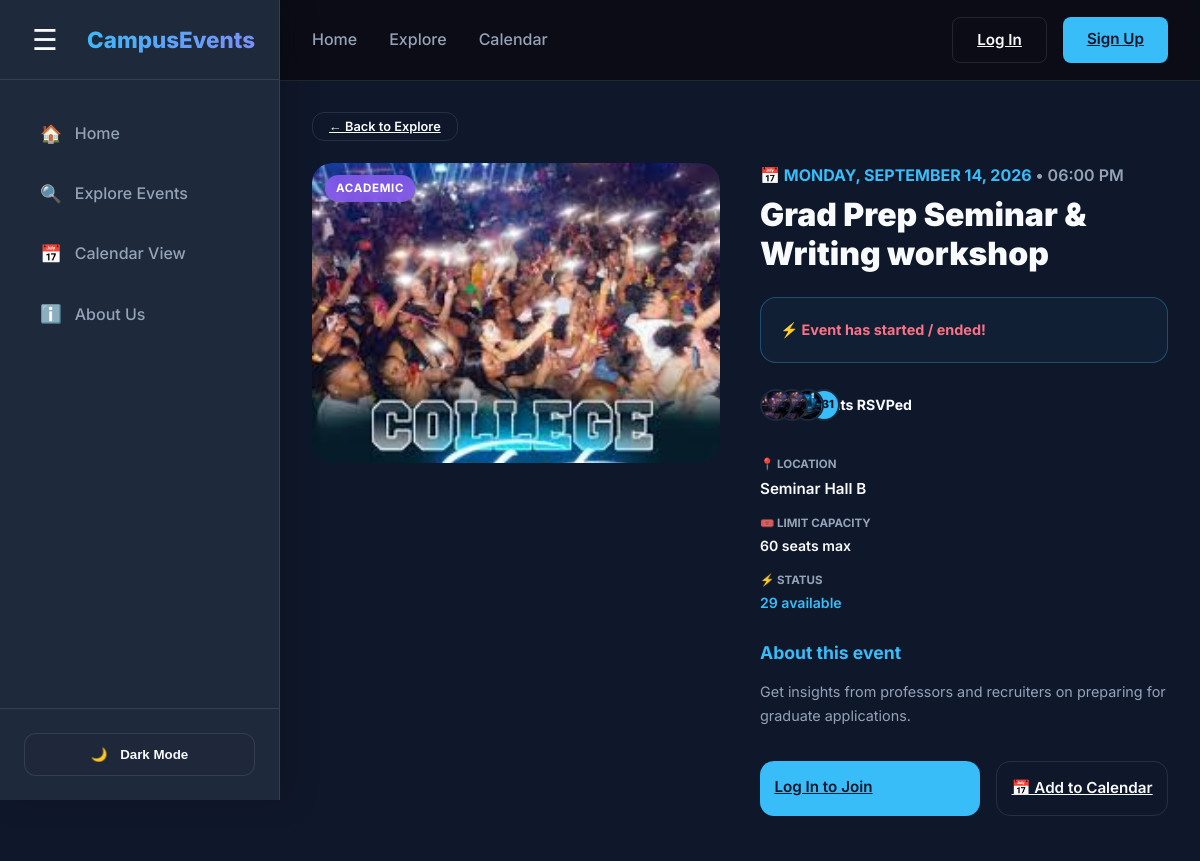
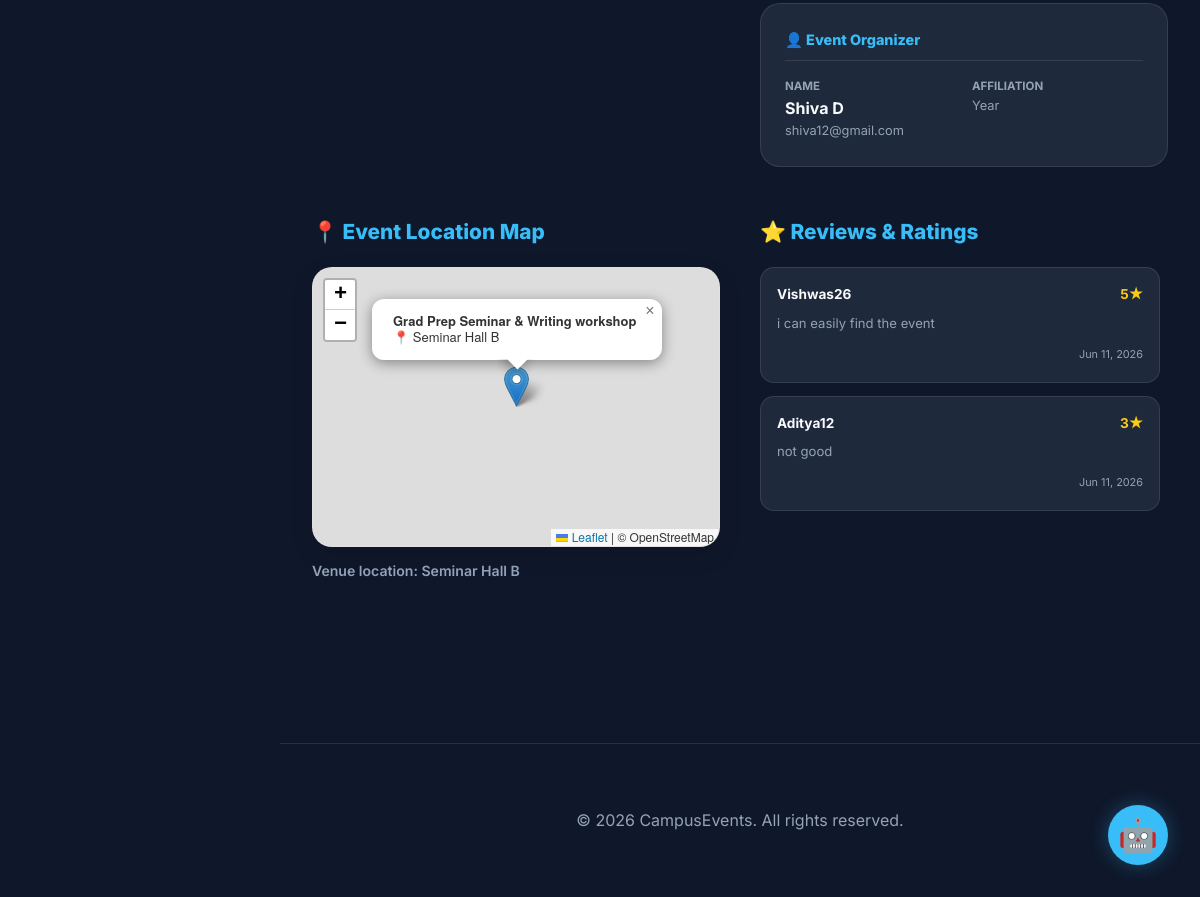
Screenshot of /event/7/ with the database file from the repository (2 pictures, top to bottom).
### events/models.py (models this page shows, shortened)
class Event(models.Model):
    CATEGORY_CHOICES = [
        ('Sports', 'Sports'),
        ('Academic', 'Academic'),
        ('Arts', 'Arts'),
        ('Technology', 'Technology'),
        ('Workshop', 'Workshop'),
        ('Party', 'Party'),
        ('Cultural Fest', 'Cultural Fest'),
    ]
    STATUS_CHOICES = [
        ('pending', 'Pending Approval'),
        ('approved', 'Approved'),
        ('rejected', 'Rejected'),
    ]
    title = models.CharField(max_length=200)
    description = models.TextField()
    date = models.DateTimeField()
    location = models.CharField(max_length=200)
    category = models.CharField(max_length=50, choices=CATEGORY_CHOICES)
    image = models.ImageField(upload_to='event_images/', null=True, blank=True)
    rsvp_count = models.IntegerField(default=0)
    capacity = models.IntegerField(default=50)
    registration_deadline = models.DateTimeField(null=True, blank=True)
    created_at = models.DateTimeField(auto_now_add=True)
    organizer = models.ForeignKey('auth.User', on_delete=models.CASCADE, related_name='organized_events', null=True, blank=True)
    notified = models.BooleanField(default=False)
    status = models.CharField(max_length=20, choices=STATUS_CHOICES, default='approved')
    @property
    def seats_available(self):
        return max(0, self.capacity - self.rsvp_count)
    @property
    def is_full(self):
        return self.rsvp_count >= self.capacity
    @property
    def is_registration_closed(self):
        from django.utils import timezone
        from django.utils.timezone import make_aware, is_naive
        if self.registration_deadline:
            deadline = self.registration_deadline
            if is_naive(deadline):
                deadline = make_aware(deadline)
            return timezone.now() > deadline
        return False

class Review(models.Model):
    user = models.ForeignKey('auth.User', on_delete=models.CASCADE)
    event = models.ForeignKey(Event, on_delete=models.CASCADE, related_name='reviews')
    rating = models.IntegerField(default=5)
    comment = models.TextField()
    created_at = models.DateTimeField(auto_now_add=True)

### events/views.py (the view)
# urls.py: path('event/<int:pk>/', views.event_detail, name='event_detail'),
def event_detail(request, pk):
    event = get_object_or_404(Event, pk=pk)
    user_rsvp = False
    is_favorite = False
    if request.user.is_authenticated:
        user_rsvp = RSVP.objects.filter(user=request.user, event=event).exists()
        is_favorite = Favorite.objects.filter(user=request.user, event=event).exists()
    return render(request, 'event_detail.html', {
        'event': event,
        'user_rsvp': user_rsvp,
        'is_favorite': is_favorite
    })

### templates/event_detail.html (shortened to what this page needs)
{% extends 'base.html' %}
{% load static %}
{% block content %}
<div class="event-detail-wrapper animated-fade">
    <div style="margin-bottom: 1.5rem;">
        <a href="{% url 'explore' %}" class="btn btn-outline" style="border-radius: 12px; font-size: 0.8rem; padding: 0.4rem 1rem;">
            ← Back to Explore
        </a>
    </div>
    <div class="event-header-grid">
        <div class="event-detail-image">
            {% if event.image %}
                <img src="{{ event.image.url }}" alt="{{ event.title }}">
            {% else %}
                <img src="{% static 'images/' %}{{ event.category|lower }}.png" alt="{{ event.title }}">
            {% endif %}
            <div class="event-category-badge">{{ event.category }}</div>
        </div>
        <div class="event-detail-content">
            <div class="event-meta-top">
                <span class="detail-date" style="color: var(--primary-color); font-weight: 700; text-transform: uppercase;">
                    📅 {{ event.date|date:"l, F d, Y" }}
                </span>
                <span class="detail-time" style="color: var(--text-secondary); font-weight: 600;">
                    • {{ event.date|date:"h:i A" }}
                </span>
            </div>
            <h1 class="detail-title" style="font-weight: 900; margin: 0.5rem 0 1.5rem; line-height: 1.2;">{{ event.title }}</h1>
            <div class="countdown-timer-container" id="countdownContainer" data-date="{{ event.date|date:'Y-m-d\TH:i:s' }}" style="margin: 1.5rem 0; background: rgba(56, 189, 248, 0.05); border: 1px solid var(--primary-glow); border-radius: 16px; padding: 1.2rem; display: none;">
            </div>
            <div class="attendee-avatar-list-wrapper" style="display: flex; align-items: center; gap: 0.8rem; margin-bottom: 2rem;">
                <div class="avatar-stack">
                    <img src="{% static 'images/art.png' %}" alt="P1" class="stack-img img-1">
                    <img src="{% static 'images/social.png' %}" alt="P2" class="stack-img img-2">
                    <img src="{% static 'images/tech.png' %}" alt="P3" class="stack-img img-3">
                    <div class="stack-more">+{{ event.rsvp_count }}</div>
                </div>
                <div style="font-size: 0.88rem; font-weight: 700; color: var(--text-primary);">
                    {{ event.rsvp_count }} Student{{ event.rsvp_count|pluralize }} RSVPed
                </div>
            </div>
            <div class="detail-info-strip">
                <div class="info-item">
                    <span class="info-label">📍 Location</span>
                    <span class="info-value" style="font-size: 0.95rem;">{{ event.location }}</span>
                </div>
                <div class="info-item">
                    <span class="info-label">🎟️ Limit Capacity</span>
                    <span class="info-value">{{ event.capacity }} seats max</span>
                </div>
                <div class="info-item">
                    <span class="info-label">⚡ Status</span>
                    <span class="info-value">
                        {% if event.is_registration_closed %}
                            <span style="color: var(--accent-color);">Closed</span>
                        {% elif event.is_full %}
                            <span style="color: var(--accent-color);">Full</span>
                        {% else %}
                            <span style="color: var(--primary-color);">{{ event.seats_available }} available</span>
                        {% endif %}
                    </span>
                </div>
            </div>
            <div class="detail-description">
                <h3>About this event</h3>
                <p>{{ event.description|linebreaks }}</p>
            </div>
            <div class="detail-actions">
                {% if user.is_authenticated %}
                    {% if user_rsvp %}
                        <button class="btn btn-outline" disabled style="border-color: var(--primary-color); color: var(--primary-color); flex: 1; border-radius: 14px; padding: 0.9rem;">✓ Registered & RSVPed</button>
                    {% elif event.is_registration_closed %}
                        <button class="btn btn-outline" disabled style="opacity: 0.5; flex: 1; border-radius: 14px; padding: 0.9rem;">🚫 Registration Closed</button>
                    {% elif event.is_full %}
                        <button class="btn btn-outline" disabled style="opacity: 0.5; flex: 1; border-radius: 14px; padding: 0.9rem;">🚫 Event Full</button>
                    {% else %}
                        <form action="{% url 'rsvp_event' event.pk %}" method="POST" style="flex: 1; display: flex;">
                            {% csrf_token %}
                            <button type="submit" class="btn btn-primary" style="flex: 1; border-radius: 14px; padding: 0.9rem;">Join Now</button>
                        </form>
                    {% endif %}
                {% else %}
                    {% if event.is_registration_closed %}
                        <button class="btn btn-outline" disabled style="opacity: 0.5; flex: 1; border-radius: 14px; padding: 0.9rem;">🚫 Registration Closed</button>
                    {% elif event.is_full %}
                        <button class="btn btn-outline" disabled style="opacity: 0.5; flex: 1; border-radius: 14px; padding: 0.9rem;">🚫 Event Full</button>
                    {% else %}
                        <a href="{% url 'login' %}" class="btn btn-primary" style="flex: 1; border-radius: 14px; padding: 0.9rem;">Log In to Join</a>
                    {% endif %}
                {% endif %}
                <a href="{% url 'export_calendar' event.pk %}" class="btn btn-outline" style="border-radius: 14px; padding: 0.9rem;">
                    📅 Add to Calendar
                </a>
            </div>
            <div class="organizer-profile-card" style="margin-top: 3rem; background: var(--surface-color); border: 1px solid var(--glass-border); border-radius: 20px; padding: 1.5rem; display: flex; flex-direction: column; gap: 1rem;">
                <h4 style="font-size: 0.9rem; color: var(--primary-color); border-bottom: 1px solid var(--glass-border); padding-bottom: 0.6rem; display: flex; align-items: center; gap: 0.4rem; font-weight: 800;">
                    👤 Event Organizer
                </h4>
                <div style="display: flex; gap: 1rem; flex-wrap: wrap;">
                    {% if event.organizer %}
                        <div style="flex: 1; min-width: 150px;">
                            <span style="font-size: 0.72rem; text-transform: uppercase; color: var(--text-secondary); display: block; font-weight: 700;">Name</span>
                            <span style="font-weight: 700; color: var(--text-primary);">{{ event.organizer.get_full_name|default:event.organizer.username }}</span>
                            <span style="font-size: 0.8rem; color: var(--text-secondary); display: block;">{{ event.organizer.email }}</span>
                        </div>
                        {% if event.organizer.student_profile %}
                        <div style="flex: 1; min-width: 150px;">
                            <span style="font-size: 0.72rem; text-transform: uppercase; color: var(--text-secondary); display: block; font-weight: 700;">Affiliation</span>
                            <span style="font-size: 0.8rem; color: var(--text-secondary); display: block;">
                                Year {{ event.organizer.student_profile.get_year_display }}
                            </span>
                        </div>
                        {% endif %}
                    {% endif %}
                </div>
            </div>
        </div>
    </div>
    <div class="reviews-grid-panel">
        <div>
            <h3 style="font-size: 1.3rem; margin-bottom: 1.2rem; font-weight: 800; color: var(--primary-color);">📍 Event Location Map</h3>
            <div id="map" style="height: 280px; border-radius: 20px; border: 1.5px solid var(--glass-border); box-shadow: 0 8px 25px rgba(0,0,0,0.1); z-index: 1;"></div>
            <p style="margin-top: 0.8rem; font-size: 0.88rem; color: var(--text-secondary); font-weight: 600;">
                Venue location: {{ event.location }}
            </p>
        </div>
        <div>
            <h3 style="font-size: 1.3rem; margin-bottom: 1.2rem; font-weight: 800; color: var(--primary-color);">⭐ Reviews & Ratings</h3>
            <div style="max-height: 320px; overflow-y: auto; padding-right: 0.5rem; display: flex; flex-direction: column; gap: 0.8rem;">
                {% for review in event.reviews.all %}
                <div class="review-card-item">
                    <div class="review-card-header">
                        <strong style="font-size: 0.85rem; color: var(--text-primary);">{{ review.user.username }}</strong>
                        <span class="review-stars">{{ review.rating }}★</span>
                    </div>
                    <p style="font-size: 0.82rem; color: var(--text-secondary); line-height: 1.5;">{{ review.comment }}</p>
                    <div style="text-align: right; margin-top: 0.4rem;">
                        <small style="font-size: 0.68rem; color: var(--text-secondary);">{{ review.created_at|date:"M d, Y" }}</small>
                    </div>
                </div>
                {% empty %}
                <p style="color: var(--text-secondary); font-size: 0.9rem; text-align: center; padding: 2rem;">No feedback left yet. Be the first to add a review!</p>
                {% endfor %}
            </div>
        </div>
    </div>
</div>
<link rel="stylesheet" href="https://unpkg.com/leaflet@1.9.4/dist/leaflet.css" />
{% endblock %}

### static/css/style.css (style rules this page uses)
html { scroll-behavior: smooth; }
:root { --bg-color: #0f172a; --surface-color: #1e293b; --surface-hover: #334155; --primary-color: #38bdf8; --primary-glow: rgba(56, 189, 248, 0.3); --secondary-color: #818cf8; --accent-color: #fb7185; --text-primary: #f8fafc; --text-secondary: #94a3b8; --glass-bg: rgba(30, 41, 59, 0.7); --glass-border: rgba(255, 255, 255, 0.1); --transition: all 0.3s cubic-bezier(0.4, 0, 0.2, 1); }
* { margin: 0; padding: 0; box-sizing: border-box; }
body { font-family: 'Inter', sans-serif; background-color: var(--bg-color); color: var(--text-primary); line-height: 1.6; overflow-x: hidden; }
.btn { padding: 0.6rem 1.5rem; border-radius: 8px; font-weight: 600; cursor: pointer; transition: var(--transition); border: none; font-size: 0.95rem; }
.btn-primary { background: var(--primary-color); color: var(--bg-color); }
.btn-outline { background: transparent; border: 1px solid var(--glass-border); color: var(--text-primary); }
.event-detail-wrapper { max-width: 1100px; margin: 2rem auto; padding: 0 2rem; }
.event-header-grid { display: grid; grid-template-columns: 1fr 1fr; gap: 2.5rem; align-items: start; }
.event-detail-image { position: relative; border-radius: 20px; overflow: hidden; max-height: 350px; }
.event-detail-image img { width: 100%; height: 100%; max-height: 350px; object-fit: cover; border-radius: 20px; }
.event-detail-image .event-category-badge { position: absolute; top: 0.8rem; left: 0.8rem; background: rgba(139, 92, 246, 0.85); backdrop-filter: blur(4px); color: #fff; font-size: 0.72rem; font-weight: 700; text-transform: uppercase; letter-spacing: 0.06em; padding: 0.25rem 0.7rem; border-radius: 50px; }
.detail-info-strip { display: flex; flex-direction: column; gap: 0.8rem; margin-bottom: 1.5rem; }
.info-item { display: flex; flex-direction: column; gap: 0.2rem; }
.info-label { font-size: 0.72rem; text-transform: uppercase; color: var(--text-secondary); font-weight: 700; }
.info-value { font-weight: 600; font-size: 0.88rem; }
.detail-description h3 { font-size: 1.1rem; margin-bottom: 0.8rem; color: var(--primary-color); }
.detail-description p { color: var(--text-secondary); font-size: 0.9rem; line-height: 1.7; }
.detail-actions { display: flex; gap: 1rem; margin-top: 2rem; }
.reviews-grid-panel { display: grid; grid-template-columns: 1fr 1fr; gap: 2.5rem; margin-top: 3rem; }
.review-card-item { background: var(--surface-color); border: 1px solid var(--glass-border); border-radius: 14px; padding: 1rem; }
.review-card-header { display: flex; justify-content: space-between; align-items: center; margin-bottom: 0.5rem; }
.review-stars { color: #facc15; font-weight: 700; font-size: 0.85rem; }

### templates/base.html (style rules this page uses)
:root { --sidebar-width: 280px; --sidebar-collapsed-width: 80px; }

### rows the page displays
Event: image (picture), category "ACADEMIC", date "MONDAY, SEPTEMBER 14, 2026", date "06:00 PM", title "Grad Prep Seminar & Writing workshop", rsvp_count "31", location "Seminar Hall B", capacity "60", seats_available "29", description "Get insights from professors and recruiters on preparing for graduate applications.", organizer.get_full_name "Shiva D", organizer.email "shiva12@gmail.com"
Review: user.username "Vishwas26", rating "5", comment "i can easily find the event", created_at "Jun 11, 2026"
Review: user.username "Aditya12", rating "3", comment "not good", created_at "Jun 11, 2026"
